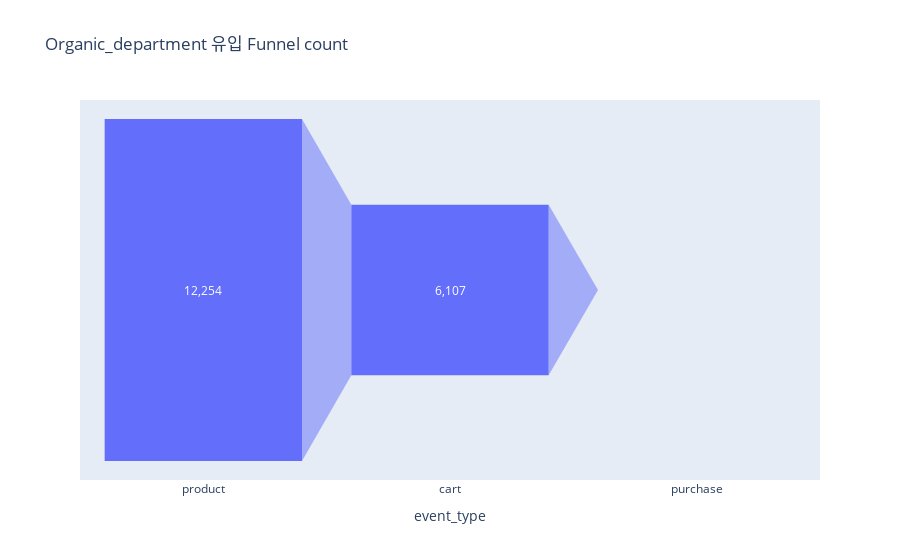

The code cell stored with this chart in its notebook:
### Code cell
fig = px.funnel(data_frame=funnel_organic_product, x='event_type', y='count', title='Organic_department 유입 Funnel count')
fig.update_traces(texttemplate="%{value:,.0f}")
fig.show()

### Figure 1 — Plotly figure (JSON) as saved in the notebook; plotly's stock layout.template omitted (floating-point values rounded to 4 significant figures)
{"data": [{"hovertemplate": "event_type=%{x}<br>count=%{y}<extra></extra>", "legendgroup": "", "marker": {"color": "#636efa"}, "name": "", "orientation": "v", "showlegend": false, "texttemplate": "%{value:,.0f}", "type": "funnel", "x": ["product", "cart", "purchase"], "xaxis": "x", "y": [12254, 6107, 0], "yaxis": "y"}], "layout": {"legend": {"tracegroupgap": 0}, "title": {"text": "Organic_department 유입 Funnel count"}, "xaxis": {"anchor": "y", "domain": [0, 1], "title": {"text": "event_type"}}, "yaxis": {"anchor": "x", "domain": [0, 1], "title": {"text": "count"}}}}
